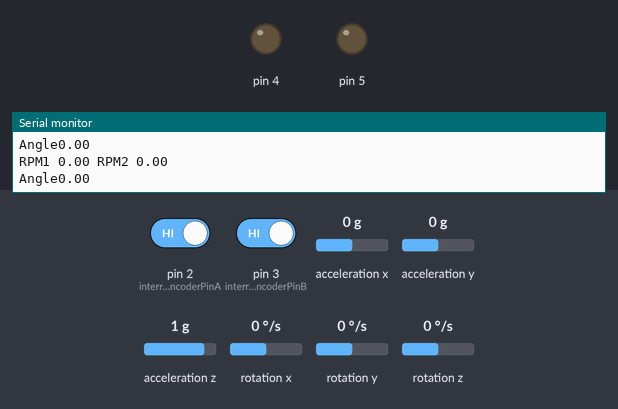
This sketch was run on a simulated Arduino Uno, built with avr-gcc and run on an emulated ATmega328P. On the bench: output pins drawn as LEDs (lit = HIGH), the last lines printed to the serial monitor. Wiring (inferred from the names in the program): MPU-6050 motion sensor at I2C address 0x68. Inputs (shaded band) come from the test bench; at power-on: acceleration z 1 g, acceleration x 0 g, pin 2 (interruptEncoderPinA) HIGH, pin 3 (interruptEncoderPinB) HIGH, acceleration y 0 g, rotation x 0 °/s, rotation y 0 °/s, rotation z 0 °/s.

Above: at 1.3 s.
1.4 s: acceleration z set to 0.1 g
2.9 s: acceleration z set to -0.2 g
At 4.3 s:
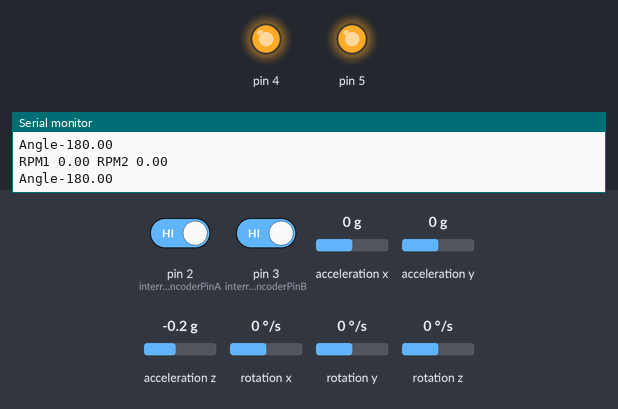
4.8 s: acceleration z set to 0 g
At 6.6 s:
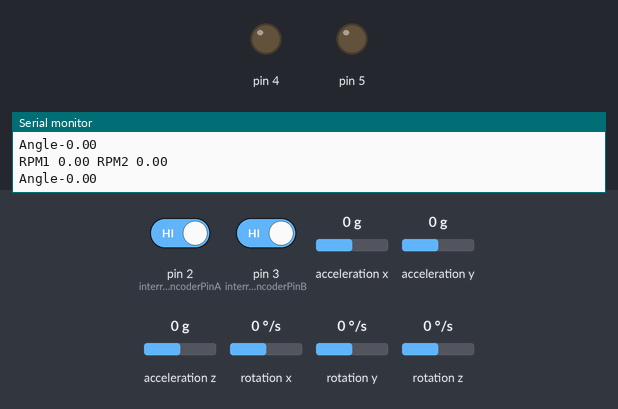
7.0 s: acceleration x set to -1.4 g
At 7.9 s:
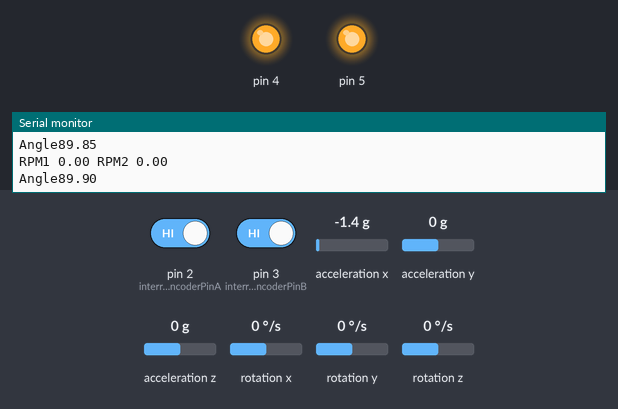
Timing chart, 0 to 9.5 s (numbered marks = the images above; inputs shaded):
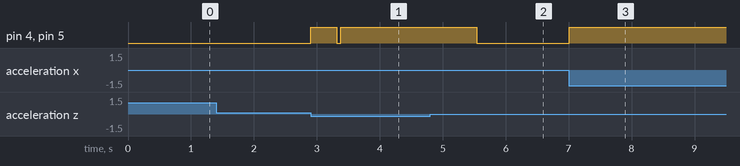

The sketch:

Self_balance_withencoder.ino
```cpp
#define degconvert 57.2957786

#include "TimerOne.h"
#include<Wire.h>

const int MPU_addr=0x68;
double AcX,AcY,AcZ,Tmp,GyX,GyY,GyZ;
uint32_t timer;
double compAngleX, compAngleY;


const byte interruptEncoderPinA = 2;
const byte interruptEncoderPinB = 3;
const byte interruptEncoderPinC = 18;
const byte interruptEncoderPinD = 19;
const byte PWMOutputMotorA=4;
const byte PWMOutputMotorB=5;
const byte InputAA=7;
const byte InputAB=8;
const byte InputBA=9;
const byte InputBB=10;
volatile int ext_counterA=0;
volatile int ext_counterB=0;
volatile float rpm1=0.0;
volatile float rpm2=0.0;
volatile bool direction_rotation=true;


//Initialise Ki, Kp, Kd
const float kp=1.0;
const float theta_kp=1.0;
const float theta_ki=0.025;
const float theta_kd=0.005;

//Definition for rpm
const float max_rpm=470.0;
volatile float prev_error=0.0;
volatile float sum_error=0.0;
volatile float diff_error=400.0;
volatile float set_rpm=400.0;
volatile float curr_rpm=0;

//Definitions for angle and acceleration.
const float g=9.81;
volatile float theta=0.0;
volatile float curr_acc=0.0;
volatile float acc_const=0.0025;  // Please set this value according the time of 0.1 ms and radius value = r/delta_t
const float target_theta=0.0;
volatile float curr_theta=0.0;
volatile float theta_sum_error=0.0;
volatile float theta_diff_error=0.0;
volatile float prev_theta_error=0.0;
volatile float req_acc=0.0;
volatile float curr_theta_error;
volatile float curr_error;
volatile int PWM;

double getCurrentAngle(){
  Wire.beginTransmission(MPU_addr);
  Wire.write(0x3B);  // starting with register 0x3B (ACCEL_XOUT_H)
  Wire.endTransmission(false);
  Wire.requestFrom(MPU_addr,14,true);
  AcX=Wire.read()<<8|Wire.read();  // 0x3B (ACCEL_XOUT_H) & 0x3C (ACCEL_XOUT_L)
  AcY=Wire.read()<<8|Wire.read();  // 0x3D (ACCEL_YOUT_H) & 0x3E (ACCEL_YOUT_L)
  AcZ=Wire.read()<<8|Wire.read();  // 0x3F (ACCEL_ZOUT_H) & 0x40 (ACCEL_ZOUT_L)
  Tmp=Wire.read()<<8|Wire.read();  // 0x41 (TEMP_OUT_H) & 0x42 (TEMP_OUT_L)
  GyX=Wire.read()<<8|Wire.read();  // 0x43 (GYRO_XOUT_H) & 0x44 (GYRO_XOUT_L)
  GyY=Wire.read()<<8|Wire.read();  // 0x45 (GYRO_YOUT_H) & 0x46 (GYRO_YOUT_L)
  GyZ=Wire.read()<<8|Wire.read();  // 0x47 (GYRO_ZOUT_H) & 0x48 (GYRO_ZOUT_L)

  double dt = (double)(micros() - timer) / 1000000;
  timer = micros();


  double roll = atan2(AcY, AcZ)*degconvert;
  double pitch = atan2(-AcX, AcZ)*degconvert;

  double gyroXrate = GyX/131.0;
  double gyroYrate = GyY/131.0;

  compAngleX = 0.99 * (compAngleX + gyroXrate * dt) + 0.01 * roll;
  compAngleY = 0.99 * (compAngleY + gyroYrate * dt) + 0.01 * pitch;


  return compAngleY;
}

void setup() {
  // put your setup code here, to run once

  //Set pin input and pulldown it.
  pinMode(interruptEncoderPinA, INPUT);
  digitalWrite(interruptEncoderPinA, LOW);
  pinMode(interruptEncoderPinB, INPUT);
  digitalWrite(interruptEncoderPinB, LOW);
  digitalWrite(InputAA, HIGH);
  digitalWrite(InputBA, HIGH);
  digitalWrite(InputBB, LOW);
  digitalWrite(InputAB, LOW);

  //Initialise the Timer and attach Interrupt.
  Timer1.initialize(50000);
  Timer1.attachInterrupt(calculateRPM);

  //Attach Interrupts to the encoders input.
  attachInterrupt(digitalPinToInterrupt(interruptEncoderPinA),increase_CounterA, CHANGE);
  attachInterrupt(digitalPinToInterrupt(interruptEncoderPinB),increase_CounterA, CHANGE);
  attachInterrupt(digitalPinToInterrupt(interruptEncoderPinC),increase_CounterB, CHANGE);
  attachInterrupt(digitalPinToInterrupt(interruptEncoderPinD),increase_CounterB, CHANGE);

    // Set up MPU 6050:
  Wire.begin();
  #if ARDUINO >= 157
  Wire.setClock(400000UL); // Set I2C frequency to 400kHz
  #else
    TWBR = ((F_CPU / 400000UL) - 16) / 2; // Set I2C frequency to 400kHz
  #endif


  Wire.beginTransmission(MPU_addr);
  Wire.write(0x6B);  // PWR_MGMT_1 register
  Wire.write(0);     // set to zero (wakes up the MPU-6050)
  Wire.endTransmission(true);
  Serial.begin(115200);
  delay(100);

  Wire.beginTransmission(MPU_addr);
  Wire.write(0x3B);  // starting with register 0x3B (ACCEL_XOUT_H)
  Wire.endTransmission(false);
  Wire.requestFrom(MPU_addr,14,true);  // request a total of 14 registers
  AcX=Wire.read()<<8|Wire.read();  // 0x3B (ACCEL_XOUT_H) & 0x3C (ACCEL_XOUT_L)
  AcY=Wire.read()<<8|Wire.read();  // 0x3D (ACCEL_YOUT_H) & 0x3E (ACCEL_YOUT_L)
  AcZ=Wire.read()<<8|Wire.read();  // 0x3F (ACCEL_ZOUT_H) & 0x40 (ACCEL_ZOUT_L)
  Tmp=Wire.read()<<8|Wire.read();  // 0x41 (TEMP_OUT_H) & 0x42 (TEMP_OUT_L)
  GyX=Wire.read()<<8|Wire.read();  // 0x43 (GYRO_XOUT_H) & 0x44 (GYRO_XOUT_L)
  GyY=Wire.read()<<8|Wire.read();  // 0x45 (GYRO_YOUT_H) & 0x46 (GYRO_YOUT_L)
  GyZ=Wire.read()<<8|Wire.read();  // 0x47 (GYRO_ZOUT_H) & 0x48 (GYRO_ZOUT_L)

  double roll = atan2(AcY, AcZ)*degconvert;
  double pitch = atan2(-AcX, AcZ)*degconvert;

  double gyroXangle = roll;
  double gyroYangle = pitch;
  double compAngleX = roll;
  double compAngleY = pitch;

  timer = micros();
}

void loop() {

  //Set PID on theta.
  curr_theta=getCurrentAngle()/degconvert;  // Get it from some device. Change it later. And after you do, remove this comment.
  curr_theta_error=target_theta - curr_theta;
  theta_sum_error += curr_theta_error;
  if(theta_sum_error > 1.57)
    theta_sum_error =1.57;
  else if(theta_sum_error< -1.57)
    theta_sum_error = -1.57;

  theta_diff_error = curr_theta_error - prev_theta_error ;

  //Apply PID to determine the required acceleration.
  req_acc=((theta_kp*curr_theta_error)+(theta_ki*theta_sum_error)+(theta_kd*theta_diff_error))*g;

  //Update the theta_error value
  prev_theta_error=curr_theta_error;

  //Set set_rpm on the basis of required acceleration.
  set_rpm=(req_acc/0.002)+curr_rpm;

  //Calculate errors and other terms
  curr_error= set_rpm - curr_rpm;

  //Apply PWM accordingly.
  PWM=(int)((set_rpm+(kp*curr_error))/max_rpm)*1024;
  PWM = fabs(PWM);

 // go();

  if(compAngleY <0){
    direction_rotation=false;
    if(PWM<1024){
      digitalWrite(InputAA, HIGH);
      digitalWrite(InputBA, HIGH);
      digitalWrite(InputBB, LOW);
      digitalWrite(InputAB, LOW);
      Timer1.pwm(PWMOutputMotorA, PWM);
      Timer1.pwm(PWMOutputMotorB, PWM);
//      Serial.print(PWM);Serial.print("\n");
    }
    else{
      digitalWrite(InputAA, HIGH);
      digitalWrite(InputBA, HIGH);
      digitalWrite(InputBB, LOW);
      digitalWrite(InputAB, LOW);
      Timer1.pwm(PWMOutputMotorA, 1024);
      Timer1.pwm(PWMOutputMotorB, 1024);
//      Serial.print(PWM);Serial.print("\n");
    }
  }
  else{
    direction_rotation=true;
    if(PWM >(-1)*1024){
      digitalWrite(InputAB, HIGH);
      digitalWrite(InputBB, HIGH);
      digitalWrite(InputBA, LOW);
      digitalWrite(InputAA, LOW);
      Timer1.pwm(PWMOutputMotorA, PWM);
      Timer1.pwm(PWMOutputMotorB, PWM);
//      Serial.print(PWM);Serial.print("\n");
    }
    else{
      digitalWrite(InputAA, HIGH);
      digitalWrite(InputBA, HIGH);
      digitalWrite(InputBB, LOW);
      digitalWrite(InputAB, LOW);
      Timer1.pwm(PWMOutputMotorA, 1024);
      Timer1.pwm(PWMOutputMotorB, 1024);
//      Serial.print(PWM);Serial.print("\n");
    }
  }

  //Update the error value.
  prev_error= curr_error;

}

void increase_CounterA() {
  ext_counterA++;
}

void increase_CounterB(){
  ext_counterB++;
}

void calculateRPM(){
  rpm1=(ext_counterA*60*10)/(64*19);
  if(direction_rotation==false)
    rpm1=(-1)*rpm1;

  rpm2=(ext_counterB*60)/(6.4*19);
  if(direction_rotation==false)
    rpm2=(-1)*rpm2;

  curr_acc=acc_const * (((rpm1+rpm2)/2)-curr_rpm);

  curr_rpm=(rpm1+rpm2)/2;

  ext_counterA=0;
  ext_counterB=0;

  Serial.print("RPM1 ");Serial.print(rpm1);
  Serial.print(" RPM2 ");Serial.println(rpm2);
  Serial.print("Angle");Serial.println(compAngleY);
}
```

Measured:
- the behaviour switches between 0 and -0.1 g on acceleration z (found by bisection; images 0 and 1)
- after the input at 2.9 s, pin 4, pin 5: LOW → HIGH at once, → LOW 0.41 s later, → HIGH 0.07 s later
- after the input at 4.8 s, pin 4, pin 5: HIGH → LOW after 0.74 s
- after the input at 7.0 s, pin 4, pin 5: LOW → HIGH at once
